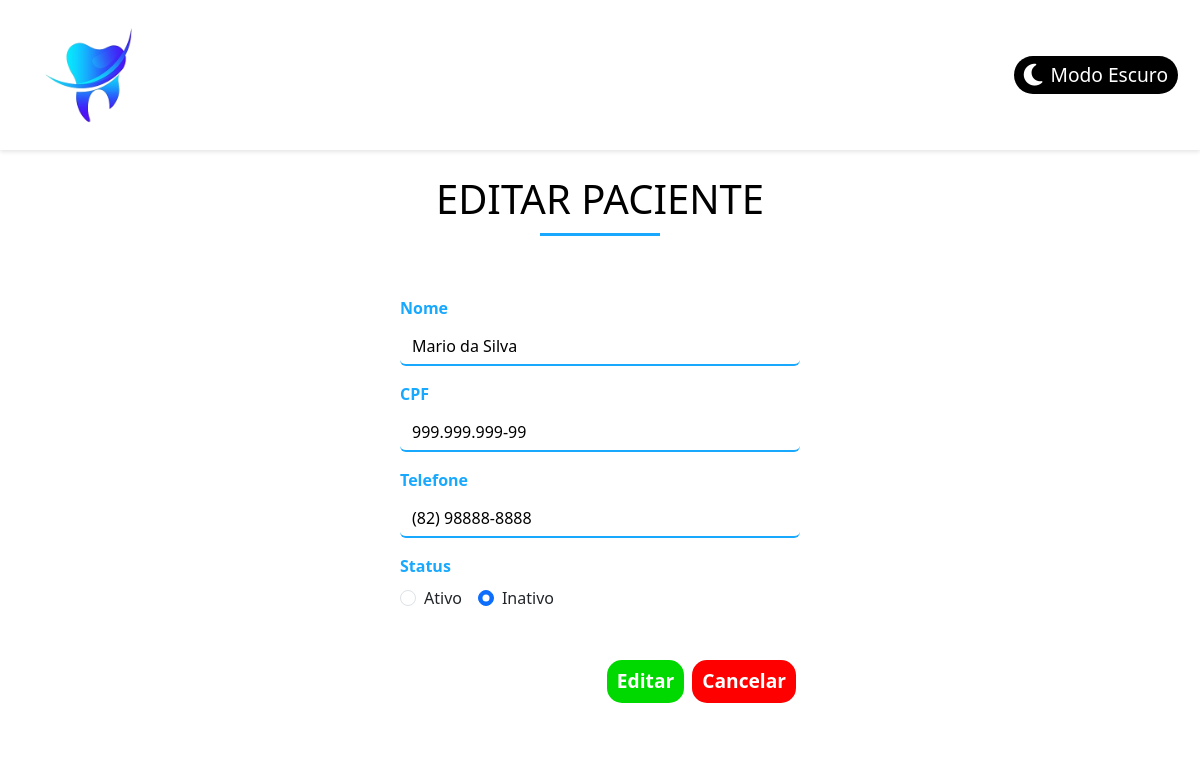
Screenshot of /?pagina=editar_paciente&id=1 with the database file from the repository.
### tables this page shows
CREATE TABLE `pacientes` (
  `id` int NOT NULL AUTO_INCREMENT,
  `nome` varchar(255) NOT NULL,
  `cpf` varchar(14) NOT NULL,
  `telefone` varchar(15) DEFAULT NULL,
  `situacao` tinyint(1) NOT NULL DEFAULT '1',
  PRIMARY KEY (`id`)
);

### views/editar_paciente.php (the view, shortened to what this page needs)
<?php
    if (isset($_GET['id'])) {
        $id = $_GET['id'];
        $consulta_paciente = mysqli_query($conexao, "SELECT * FROM pacientes WHERE id = $id");
        if ($linha = mysqli_fetch_array($consulta_paciente)) {
?>
<div class="pacientes">
    <h1 class="titulo-2 text-center mt-4 mb-1">Editar Paciente</h1>
    <div class="form-inserir-container">
        <form action="atualizar_paciente.php" method="post" class="form-inserir">
            <div class="mb-3">
                <label for="nome" class="form-label">Nome</label>
                <input type="text" class="form-control" id="nome" name="nome" value="<?php echo $linha['nome']; ?>">
            </div>
            <div class="mb-3">
                <label for="cpf" class="form-label">CPF</label>
                <input type="text" class="form-control" id="cpf" name="cpf" value="<?php echo $linha['cpf']; ?>">
            </div>
            <div class="mb-3">
                <label for="telefone" class="form-label">Telefone</label>
                <input type="text" class="form-control" id="telefone" name="telefone" value="<?php echo $linha['telefone']; ?>">
            </div>
            <div class="mb-3">
                <label for="situacao" class="form-label">Status</label><br>
                <div class="d-flex">
                    <div class="form-check me-3">
                        <input type="radio" id="ativo" name="situacao" value="1" class="form-check-input" <?php echo ($linha['situacao'] == 1) ? 'checked' : ''; ?>>
                        <label for="ativo" class="form-check-label">Ativo</label>
                    </div>
                    <div class="form-check">
                        <input type="radio" id="inativo" name="situacao" value="0" class="form-check-input" <?php echo ($linha['situacao'] == 0) ? 'checked' : ''; ?>>
                        <label for="inativo" class="form-check-label">Inativo</label>
                    </div>
                </div>
            </div>
            <div class="botoes-inserir d-flex justify-content-end align-items-center mt-5">
                <button type="submit" class="botao-sucesso text-center mx-1">Editar</button>
                <a href="?pagina=#">
                    <button type="button" class="botao-cancelar text-center mx-1">Cancelar</button>
                </a>
            </div>
        </form>
    </div>
</div>
<?php
        } else {
            echo "Paciente não encontrado.";
        }
    } else {
        echo "ID não informado.";
    }
?>

### css/estilo.css (style rules this page uses)
:root { --azul: #18A8FE; --azul-escuro: #008cdd; --verde: #00d900; --verde-escuro: #009000; --vermelho: #ff0000; --vermelho-escuro: #c70000; --fundo: #ffffff; --texto: #000000; }
.pacientes { margin-top: 25px; }
.titulo-2 { color: var(--texto); font-size: 2.5em; text-transform: uppercase; }
.titulo-2::after { content: ""; display: block; margin: 10px; width: 120px; height: 3px; background-color: var(--azul); margin-left: auto; margin-right: auto; }
.form-inserir-container { max-width: 500px; margin: 0 auto; padding: 20px; }
.form-inserir { padding: 30px; border: none; border-radius: 20px; box-shadow: 0 4px 12px var(--sombra); background-color: var(--fundo); }
.form-label { font-weight: bold; color: var(--azul); }
.form-control { border: none; border-bottom: 2px solid var(--azul); background-color: var(--fundo); color: var(--texto); transition: border-color 0.3s ease; }
.botao-sucesso, .botao-cancelar { color: white; padding: 7px 10px; border: none; border-radius: 15px; font-size: 1.2em; font-weight: 600; transition: transform 0.2s, background-color 0.3s ease; }
.botao-sucesso { background-color: var(--verde); }
.botao-cancelar { background-color: var(--vermelho); }

### rows the page displays
pacientes: nome "Mario da Silva", cpf "999.999.999-99", telefone "(82) 98888-8888", situacao "☐ Ativo", situacao "☑ Inativo"
